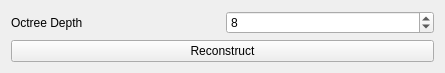
<?xml version="1.0" encoding="UTF-8"?>
<ui version="4.0">
 <class>PoissonTool</class>
 <widget class="QWidget" name="PoissonTool">
  <property name="geometry">
   <rect>
    <x>0</x>
    <y>0</y>
    <width>445</width>
    <height>63</height>
   </rect>
  </property>
  <property name="windowTitle">
   <string>Form</string>
  </property>
  <layout class="QVBoxLayout" name="verticalLayout">
   <item>
    <layout class="QHBoxLayout" name="horizontalLayout">
     <item>
      <widget class="QLabel" name="label">
       <property name="text">
        <string>Octree Depth</string>
       </property>
      </widget>
     </item>
     <item>
      <widget class="QSpinBox" name="depthBox">
       <property name="minimum">
        <number>1</number>
       </property>
       <property name="maximum">
        <number>20</number>
       </property>
       <property name="value">
        <number>8</number>
       </property>
      </widget>
     </item>
    </layout>
   </item>
   <item>
    <widget class="QPushButton" name="reconstructButton">
     <property name="toolTip">
      <string>Enable slicing for the current scene</string>
     </property>
     <property name="statusTip">
      <string>Enable slicing for the current scene</string>
     </property>
     <property name="text">
      <string>Reconstruct</string>
     </property>
     <property name="checkable">
      <bool>true</bool>
     </property>
    </widget>
   </item>
   <item>
    <spacer name="verticalSpacer">
     <property name="orientation">
      <enum>Qt::Vertical</enum>
     </property>
     <property name="sizeHint" stdset="0">
      <size>
       <width>20</width>
       <height>40</height>
      </size>
     </property>
    </spacer>
   </item>
  </layout>
 </widget>
 <resources/>
 <connections/>
</ui>
